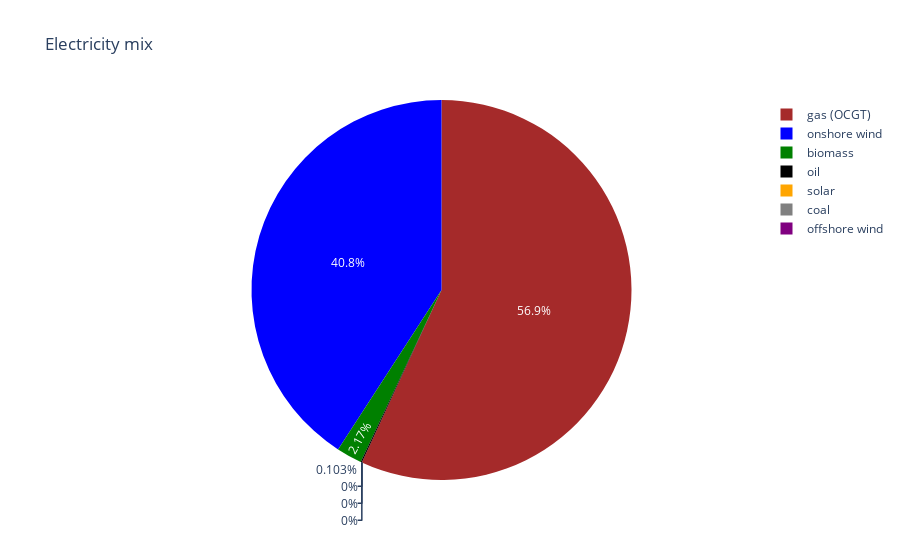

Notebook code for this chart:
### Code cell
labels = ['onshore wind', 'solar', 'gas (OCGT)', 'coal', 'biomass', 'oil', 'offshore wind']
sizes = [network_CO2.generators_t.p['onshorewind'].sum(),
                 network_CO2.generators_t.p['solar'].sum(),
                 network_CO2.generators_t.p['OCGT'].sum(),
                 network_CO2.generators_t.p['Coal'].sum(),
                 network_CO2.generators_t.p['Biomass'].sum(),
                 network_CO2.generators_t.p['Oil'].sum(),
                 network_CO2.generators_t.p['offshorewind'].sum()]

colors = ['blue', 'orange', 'brown', 'grey', 'green', 'black', 'purple']

fig = go.Figure(data=[go.Pie(labels=labels, values=sizes, marker=dict(colors=colors))])

fig.update_layout(title='Electricity mix')

fig.show()

### Figure 1 — Plotly figure (JSON) as saved in the notebook; plotly's stock layout.template omitted (floating-point values rounded to 4 significant figures)
{"data": [{"labels": ["onshore wind", "solar", "gas (OCGT)", "coal", "biomass", "oil", "offshore wind"], "marker": {"colors": ["blue", "orange", "brown", "grey", "green", "black", "purple"]}, "type": "pie", "values": [10850000.0, 0, 15120000.0, 0, 577100.0, 27310.0, 0]}], "layout": {"title": {"text": "Electricity mix"}}}
